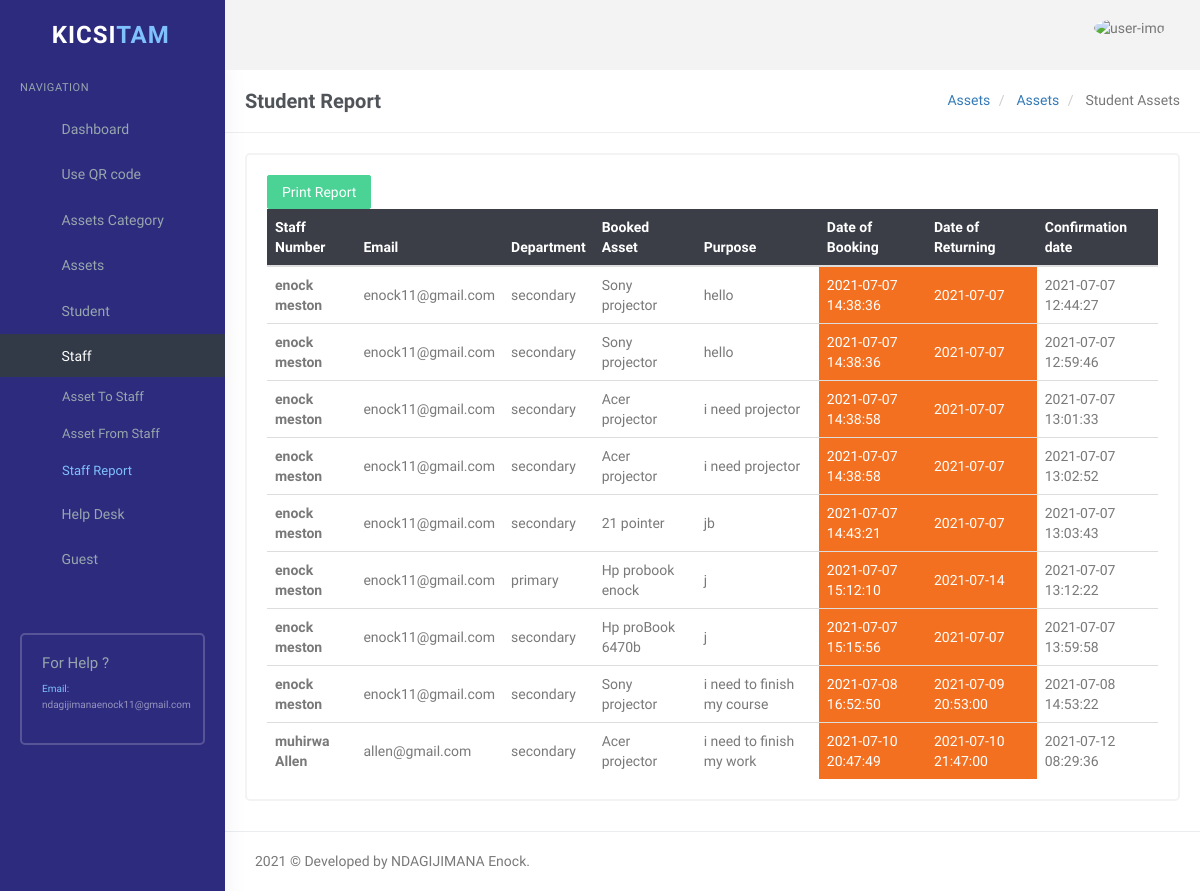
Page /user/staff-report.php (signed in) on the committed database.
### tables this page shows
CREATE TABLE `tblstaffreport` (
  `id` int(11) NOT NULL,
  `staffnames` varchar(60) NOT NULL,
  `email` varchar(60) NOT NULL,
  `staffOption` varchar(18) NOT NULL,
  `Assetname` varchar(45) NOT NULL,
  `purpose` varchar(100) NOT NULL,
  `bookedDate` varchar(45) NOT NULL,
  `returnedDate` varchar(45) NOT NULL,
  `ReportDate` timestamp NOT NULL DEFAULT current_timestamp()
);

### user/staff-report.php (the view, shortened to what this page needs)
<?php
if (strlen($_SESSION['id']) == 0) {
    header('location:index.php');
} else {
?>
    <!DOCTYPE html>
    <html lang="en">
    <head>
        <link rel="stylesheet" href="../plugins/morris/morris.css">
        <link href="../plugins/jvectormap/jquery-jvectormap-2.0.2.css" rel="stylesheet" />
        <link href="assets/css/bootstrap.min.css" rel="stylesheet" type="text/css" />
        <link href="assets/css/core.css" rel="stylesheet" type="text/css" />
        <link href="assets/css/components.css" rel="stylesheet" type="text/css" />
        <link href="assets/css/icons.css" rel="stylesheet" type="text/css" />
        <link href="assets/css/pages.css" rel="stylesheet" type="text/css" />
        <link href="assets/css/menu.css" rel="stylesheet" type="text/css" />
        <link href="assets/css/responsive.css" rel="stylesheet" type="text/css" />
        <link rel="stylesheet" href="../plugins/switchery/switchery.min.css">
    </head>
    <body class="fixed-left">
        <div id="wrapper">
            <?php include('includes/topheader.php'); ?>
            <?php include('includes/leftsidebar.php'); ?>
            <div class="content-page">
                <div class="content">
                    <div class="container">
                        <div class="row">
                            <div class="col-xs-12">
                                <div class="page-title-box">
                                    <h4 class="page-title">Student Report</h4>
                                    <ol class="breadcrumb p-0 m-0">
                                        <li>
                                            <a href="#">Assets</a>
                                        </li>
                                        <li>
                                            <a href="#">Assets</a>
                                        </li>
                                        <li class="active">
                                        Student Assets
                                        </li>
                                    </ol>
                                    <div class="clearfix"></div>
                                </div>
                            </div>
                        </div>
                        <div class="row">
                            <div class="col-sm-12">
                                <div class="card-box">
                                    <div class="table-responsive">
                                            <form method="post" action="excel-staff-report.php">
                                                <button class="btn btn-success" name="export"> Print Report
                                                    <i class="fa fa-file-excel-o" aria-hidden="true"></i></button>
                                            </form>
                                        <table class="table table-colored table-centered table-inverse m-0" style="width: 100%;">
                                            <thead>
                                                <tr>
                                                <th>Staff Number</th>
                                                    <th>Email</th>
                                                    <th>Department</th>
                                                    <th>Booked Asset</th>
                                                    <th>Purpose</th>
                                                    <th>Date of Booking</th>
                                                    <th>Date of Returning</th>
                                                    <th>Confirmation date</th>
                                                </tr>
                                            </thead>
                                            <tbody>
                                                <?php
                                                $query = mysqli_query($con, "SELECT `id`, `staffnames`, `email`, `staffOption`,
                                                `Assetname`, `purpose`, `bookedDate`, `returnedDate`, `ReportDate` FROM `tblstaffreport` WHERE 1");
                                                $rowcount = mysqli_num_rows($query);
                                                if ($rowcount == 0) {
                                                ?>
                                                    <tr>
                                                        <td colspan="4" align="center">
                                                            <h3 style="color:red">No record found</h3>
                                                        </td>
                                                    <tr>
                                                        <?php
                                                    } else {
                                                        while ($row = mysqli_fetch_array($query)) {
                                                        ?>
                                                    <tr>
                                                        <td><b><?php echo $row['staffnames']; ?></b></td>
                                                        <td><?php echo $row['email']; ?></td>
                                                        <td><?php echo $row['staffOption']; ?></td>
                                                        <td><?php echo $row['Assetname']; ?></td>
                                                        <td><?php echo $row['purpose']; ?></td>
                                                        <td style="background-color: #f37020;color:white;"><?php echo $row['bookedDate']; ?></td>
                                                        <td style="background-color: #f37020;color:white;"><?php echo $row['returnedDate']; ?></td>
                                                        <td><?php echo $row['ReportDate']; ?></td>
                                                    </tr>
                                            <?php }
                                                    } ?>
                                            </tbody>
                                        </table>
                                    </div>
                                </div>
                            </div>
                        </div>
                    </div>
                </div>
                <?php include('includes/footer.php'); ?>
            </div>
        </div>
    </body>
    </html>
<?php } ?>

### user/assets/css/core.css (style rules this page uses)
body { font-family: 'Varela Round', sans-serif; margin: 0; padding-bottom: 60px; overflow-x: hidden; color: #797979; }
html { position: relative; min-height: 100%; }
.h1, .h2, .h3, .h4, .h5, .h6, h1, h2, h3, h4, h5, h6 { color: #505458; font-family: 'Hind Madurai', sans-serif; margin: 10px 0; }
* { outline: none !important; }
b, strong { font-weight: 600; font-family: 'Hind Madurai', sans-serif; }
.container { width: auto; }
#wrapper { height: 100%; overflow: hidden; width: 100%; }
.p-0 { padding: 0 !important; }
.m-0 { margin: 0 !important; }
.card-box { padding: 20px; border: 2px solid #f3f3f3; -webkit-border-radius: 5px; border-radius: 5px; -moz-border-radius: 5px; background-clip: padding-box; margin-bottom: 20px; background-color: #ffffff; }
.row { margin-right: -10px; margin-left: -10px; }
.col-lg-1, .col-lg-10, .col-lg-11, .col-lg-12, .col-lg-2, .col-lg-3, .col-lg-4, .col-lg-5, .col-lg-6, .col-lg-7, .col-lg-8, .col-lg-9, .col-md-1, .col-md-10, .col-md-11, .col-md-12, .col-md-2, .col-md-3, .col-md-4, .col-md-5, .col-md-6, .col-md-7, .col-md-8, .col-md-9, .col-sm-1, .col-sm-10, .col-sm-11, .col-sm-12, .col-sm-2, .col-sm-3, .col-sm-4, .col-sm-5, .col-sm-6, .col-sm-7, .col-sm-8, .col-sm-9, .col-xs-1, .col-xs-10, .col-xs-11, .col-xs-12, .col-xs-2, .col-xs-3, .col-xs-4, .col-xs-5, .col-xs-6, .col-xs-7, .col-xs-8, .col-xs-9 { padding-left: 10px; padding-right: 10px; }
.breadcrumb { background-color: transparent; margin-bottom: 15px; padding-top: 10px; padding-left: 0; }

### user/assets/css/menu.css (style rules this page uses)
.content-page { margin-left: 225px; overflow: hidden; }
.content-page .content { padding: 0 5px 10px 5px; margin-top: 70px; }
.page-title { font-size: 20px; margin-bottom: 0; margin-top: 0; font-weight: 600; }
.page-title-box { padding: 20px; border-bottom: 1px solid #eee; margin: 0 -20px 20px -20px; }
.page-title-box .page-title { margin-bottom: 0; float: left; }
.page-title-box .breadcrumb { float: right; background-color: transparent !important; }

### rows in the picture
tblstaffreport: staffnames "enock meston", email "enock11@gmail.com", staffOption "secondary", Assetname "Sony projector", purpose "hello", bookedDate "2021-07-07 14:38:36", returnedDate "2021-07-07", ReportDate "2021-07-07 12:44:27"
tblstaffreport: staffnames "enock meston", email "enock11@gmail.com", staffOption "secondary", Assetname "Sony projector", purpose "hello", bookedDate "2021-07-07 14:38:36", returnedDate "2021-07-07", ReportDate "2021-07-07 12:59:46"
tblstaffreport: staffnames "enock meston", email "enock11@gmail.com", staffOption "secondary", Assetname "Acer projector", purpose "i need projector", bookedDate "2021-07-07 14:38:58", returnedDate "2021-07-07", ReportDate "2021-07-07 13:01:33"
tblstaffreport: staffnames "enock meston", email "enock11@gmail.com", staffOption "secondary", Assetname "Acer projector", purpose "i need projector", bookedDate "2021-07-07 14:38:58", returnedDate "2021-07-07", ReportDate "2021-07-07 13:02:52"
tblstaffreport: staffnames "enock meston", email "enock11@gmail.com", staffOption "secondary", Assetname "21 pointer", purpose "jb", bookedDate "2021-07-07 14:43:21", returnedDate "2021-07-07", ReportDate "2021-07-07 13:03:43"
tblstaffreport: staffnames "enock meston", email "enock11@gmail.com", staffOption "primary", Assetname "Hp probook enock", purpose "j", bookedDate "2021-07-07 15:12:10", returnedDate "2021-07-14", ReportDate "2021-07-07 13:12:22"
tblstaffreport: staffnames "enock meston", email "enock11@gmail.com", staffOption "secondary", Assetname "Hp proBook 6470b", purpose "j", bookedDate "2021-07-07 15:15:56", returnedDate "2021-07-07", ReportDate "2021-07-07 13:59:58"
tblstaffreport: staffnames "enock meston", email "enock11@gmail.com", staffOption "secondary", Assetname "Sony projector", purpose "i need to finish my course", bookedDate "2021-07-08 16:52:50", returnedDate "2021-07-09 20:53:00", ReportDate "2021-07-08 14:53:22"
tblstaffreport: staffnames "muhirwa Allen", email "allen@gmail.com", staffOption "secondary", Assetname "Acer projector", purpose "i need to finish my work", bookedDate "2021-07-10 20:47:49", returnedDate "2021-07-10 21:47:00", ReportDate "2021-07-12 08:29:36"
